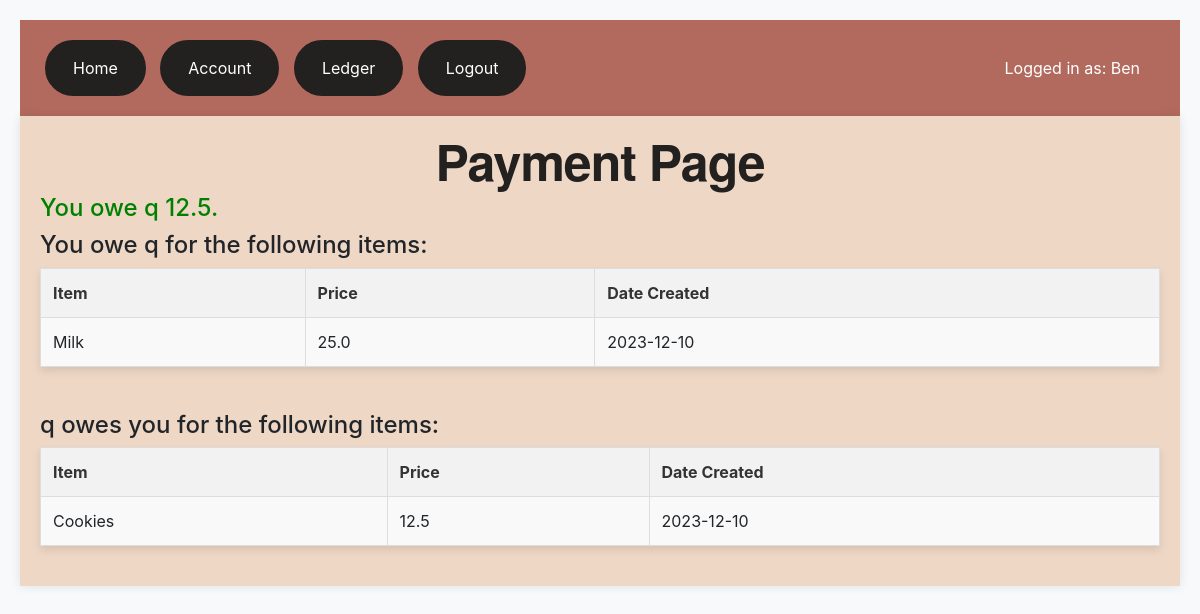
Page /pay/1 (signed in) on the earlier database version.
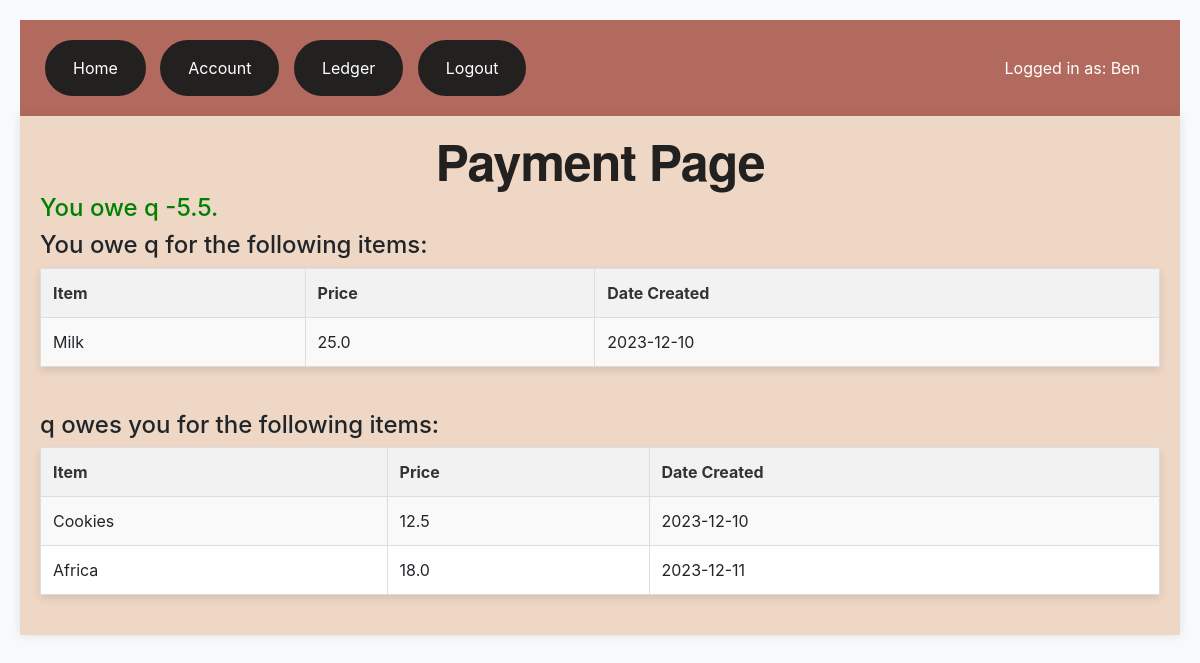
Same page on the later database version.
### app.py (models this page shows, shortened)
class Items(db.Model):
    __tablename__ = 'items'
    id = db.Column(db.Integer, primary_key=True)
    itemName = db.Column(db.String(200), nullable=False)
    itemPrice = db.Column(db.Float, nullable=False)
    payerID = db.Column(db.Integer, db.ForeignKey('users.id'))
    date_created = db.Column(db.DateTime, default=datetime.utcnow)

### app.py (the view)
@app.route('/pay/<int:id>')
def pay(id):
    owed_balance = 0.00
    user_to_pay = Users.query.get_or_404(id)
    if current_user.is_authenticated and current_user != user_to_pay:
            oweList = Items.query.filter_by(payerID=user_to_pay.id)
            oweList_pass = []
            oweAmount_pass = []
            oweListDate_pass = []
            for item in oweList:
                if current_user in item.users:
                    owed_balance += item.itemPrice / len(item.users)
                    oweAmount_pass.append(item.itemPrice / len(item.users))
                    oweList_pass.append(item)
                    oweListDate_pass.append(item.date_created.date())
            owedList = Items.query.filter_by(payerID=current_user.id)
            owedList_pass = []
            owedAmount_pass = []
            owedListDate_pass = []
            for item in owedList:
                if user_to_pay in item.users:
                    owed_balance -= item.itemPrice / len(item.users)
                    owedAmount_pass.append(item.itemPrice / len(item.users))
                    owedList_pass.append(item)
                    owedListDate_pass.append(item.date_created.date())
            combined_owe_list = zip(oweList_pass, oweAmount_pass, oweListDate_pass)
            combined_owed_list = zip(owedList_pass, owedAmount_pass, owedListDate_pass)
            return render_template('payment.html', balance=owed_balance, user_to_pay=user_to_pay, combined_owe_list=combined_owe_list, combined_owed_list=combined_owed_list)
    else:
        return "You have to log in to pay another user."

### app.py (called while the page is built)
@login_manager.user_loader
def loader_user(user_id):
    return Users.query.get(user_id)

### templates/payment.html (shortened to what this page needs)
{% extends 'base.html' %}
{% block body %}
    <h1>Payment Page</h1>
    <h4 style="color:green">You owe {{user_to_pay.username}} {{balance}}.</h4>
    <h4>You owe {{user_to_pay.username}} for the following items:</h4>
    <table>
    <tr>
        <th>Item</th>
        <th>Price</th>
        <th>Date Created</th>
    </tr>
    {% for item, amount, date in combined_owe_list %}
    <tr>
        <td>{{ item.itemName }}</td>
        <td>{{ amount }}</td>
        <td>{{ date }}</td>
    </tr>
    {% endfor %}
</table>
<br>
<h4>{{user_to_pay.username}} owes you for the following items:</h4>
<table>
    <tr>
        <th>Item</th>
        <th>Price</th>
        <th>Date Created</th>
    </tr>
    {% for item, amount, date in combined_owed_list %}
    <tr>
        <td>{{ item.itemName }}</td>
        <td>{{ amount }}</td>
        <td>{{ date }}</td>
    </tr>
    {% endfor %}
</table>
{% endblock %}

Differences in the rows shown:
added Items: itemName "Africa", amount "18.0", date_created "2023-12-11", shown under "q owes you for the following items:"
Other differences:
{{ balance }}: "12.5" → "-5.5"
